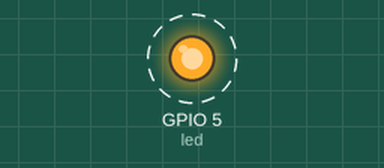
Bench run of a program on a simulated ESP32 board running MicroPython. On the bench: output pins drawn as LEDs (lit = HIGH). Dashed ring = blinking. What the program prints to the serial console is not drawn. At 10.0 s the program stops and its outputs stay as they are.

Above: at 0.5 s.
Timing chart, 0 to 4.6 s (numbered marks = the images above):
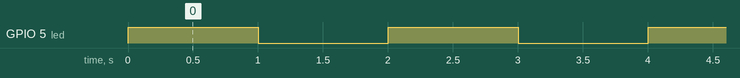

The program:

for.py
```python
from machine import Pin
from utime import sleep
print("Hello, ESP32!") #พิมพ์ Hello, ESP32!

led = Pin(5, Pin.OUT) #กำหนดขา Led ที่ขา 5
for i in range(5): #ทำซ้ำ 5 รอบ จาก 0-4
     print(i)
     led.value(1) #LED เปิด
     sleep(1) #รอเวลา 1 วินาที
     led.value(0) #LED ปิด
     sleep(1) #รอเวลา 1 วินาที
  
```

Measured:
- by itself, GPIO 5 (led): alternates HIGH for 1.0 s and LOW for 1.0 s, 10 changes in all, then stays LOW
